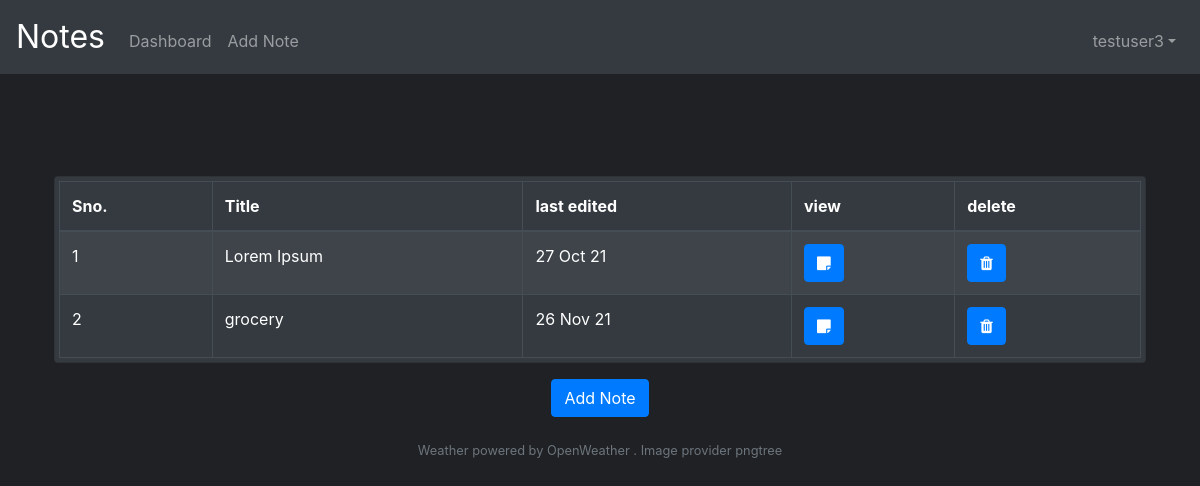
The app's page /dashboard (signed in) with its own data.
### tables this page shows
CREATE TABLE notes( 
noteid TEXT,
Userid INTEGER,
title TEXT NOT NULL,
note TEXT NOT NULL,
creation DATE DEFAULT (DATETIME('now','localtime')),
edited DATE DEFAULT (DATETIME('now','localtime')),
PRIMARY KEY(noteid),
FOREIGN KEY(Userid) REFERENCES users(id)
);

### app.py (the view)
@app.route("/dashboard", methods=["GET", "POST"])
@login_required
def dashboard():
    if request.method == "POST":
        if "add_note" in request.form:
            if request.form['add_note'] == 'True':
                return redirect("/add")
        if "view_button" in request.form:
            return redirect(url_for('.view', noteid = request.form['view_button'] ))
        db.execute(
            "DELETE FROM notes WHERE userid=? and noteid=?;",
            session["user_id"],
            request.form['submit_button']
        )
        flash(u'Note Deleted','alert')
        return redirect("/dashboard")
    else:
        headings = ("Sno.", "Title", "last edited", "view" , "delete ")
        data = db.execute(
            "SELECT noteid, title, edited FROM notes WHERE Userid = ?",
            session["user_id"]
        )
        if len(data) > 0:
            i = 0
            for row in data:
                i += 1
                row['count'] = i
        if (len(data)) == 0:
            return render_template("dashempty.html")
        return render_template("dash.html", headings=headings, data=data)

### app.py (called while the page is built)
@app.after_request
def after_request(response):
    response.headers["Cache-Control"] = "no-cache, no-store, must-revalidate"
    response.headers["Expires"] = 0
    response.headers["Pragma"] = "no-cache"
    return response

### helpers.py (called while the page is built)
def login_required(f):
    @wraps(f)
    def decorated_function(*args, **kwargs):
        if session.get("user_id") is None:
            return redirect("/login")
        return f(*args, **kwargs)
    return decorated_function

def dateConvert(input):
    date_time = list(map(int,re.split('-| |:', input)))
    dt_tm = datetime.datetime(date_time[0], date_time[1], date_time[2], date_time[3], date_time[4], date_time[5])
    return dt_tm

def shortDate(input):
        return(dateConvert(input).strftime("%d %b %y"))

### templates/dash.html (shortened to what this page needs)
{% extends "layout.html" %}
{% block main %}
<div class="container">
    <div class="row align-items-center">
        <img src="/static/placeholder.png" id="celestialBody" aria-hidden="true" width='80' height="70"></img>
    </div>
    <div class="row align-items-center">
    </div>
</div>
<form action="/dashboard" method="post">
    <div class="card bg-dark p-1" id="tableCard">
        <table class="table table-striped table-bordered table-dark table-responsive-sm">
            <thead>
                <tr>
                    {% for header in headings %}
                    <th>{{ header }}</th>
                    {% endfor %}
                </tr>
            </thead>
            <tbody>
                {% for row in data %}
                <tr>
                    <td> {{row['count']}} </td>
                    <td> {{row['title']}} </td>
                    <td> {{row['edited'] | shortDate}} </td>
                    <td> <button class="btn btn-primary" type="submit" name="view_button" value="{{row['noteid']}}"><i
                                class="fa fa-sticky-note"></i></button> </td>
                    <td> <button class="btn btn-primary" type="submit" name="submit_button" value="{{row['noteid']}}"><i
                                class="fa fa-trash"></i></button></td>
                </tr>
                {% endfor %}
            </tbody>
        </table>
    </div>
    <button class="btn btn-primary" name="add_note" type="submit" value='True'>Add Note</button>
</form>
{% endblock %}

### static/styles.css (style rules this page uses)
main img { max-width: 100%; }
main table { text-align: left; }
body { background: #202124; }
.table { margin-bottom: 0; }
#tableCard { margin-bottom: 1rem; }

### records on screen
notes: count "1", title "Lorem Ipsum", edited|shortDate "27 Oct 21"
notes: count "2", title "grocery", edited|shortDate "26 Nov 21"

### other values on screen
{{ session['username'] }} "testuser3"
{{ header }} "Sno." "Title" "last edited" "view" "delete"
